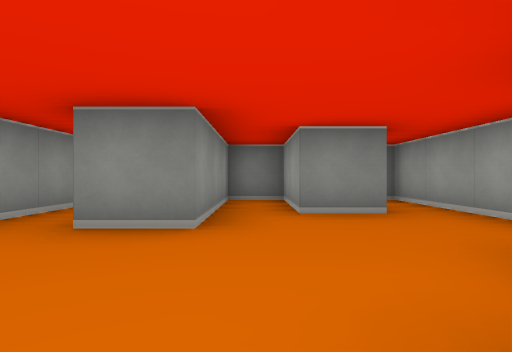
[1] (above)

15 first-person views from a walk through a cub3D maze. The camera is about half as high as the walls, looks level and sees 80° across. The floor is counted in squares. Each view is taken from the middle of a square. On the plan, view 1 faces up. The plan holds only what a view shows up to about 9 squares ahead; the rest is blank.

[2]
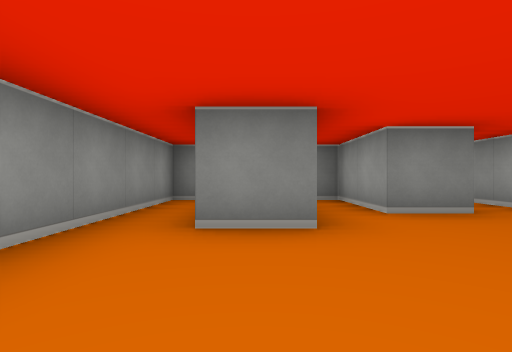

[3]
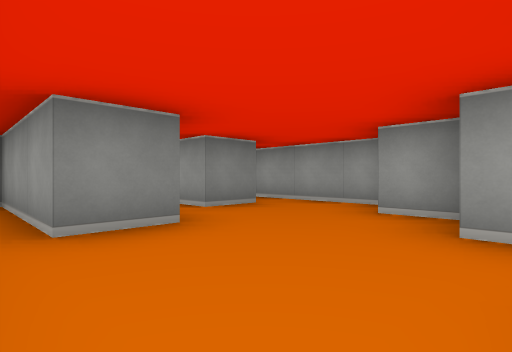

[4]
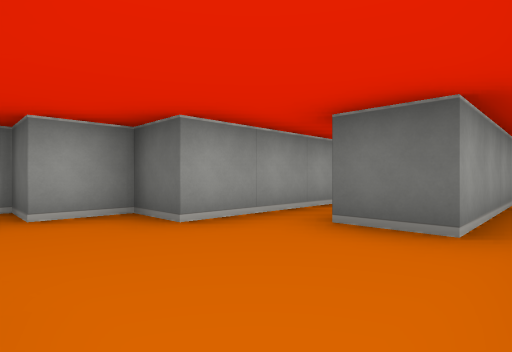

[5]
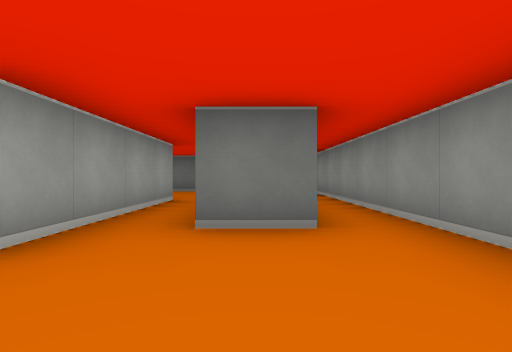

[6]
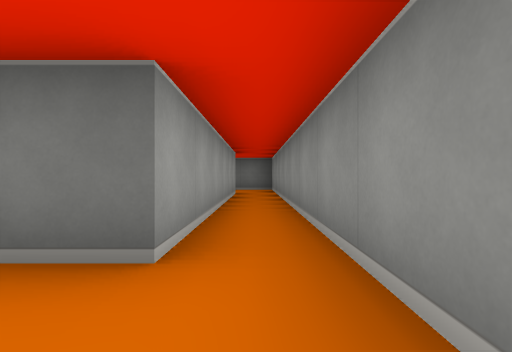

[7]
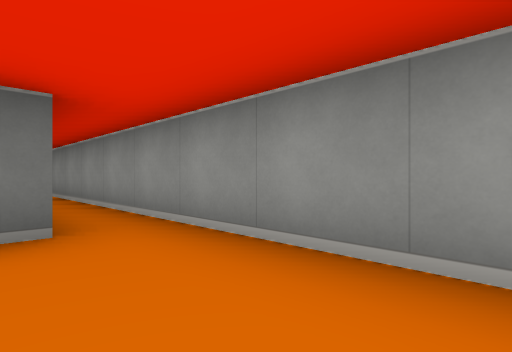

[8]
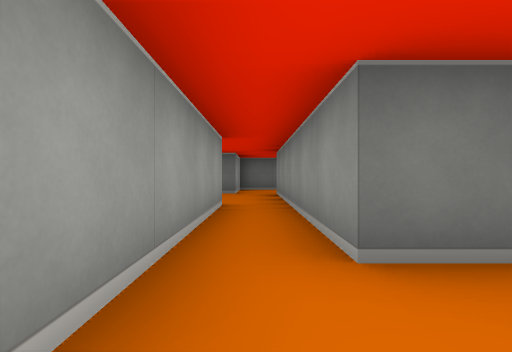

[9]
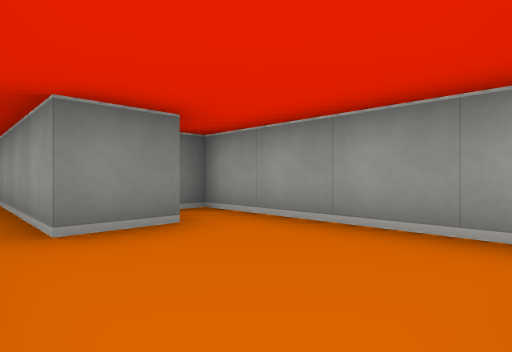

[10]
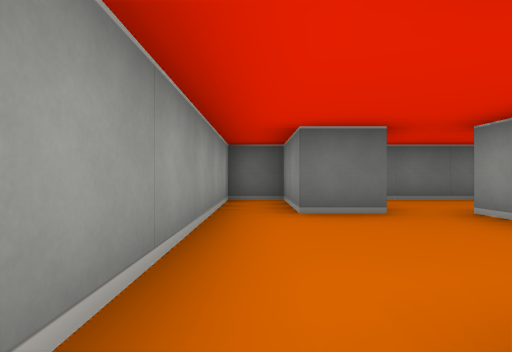

[11]
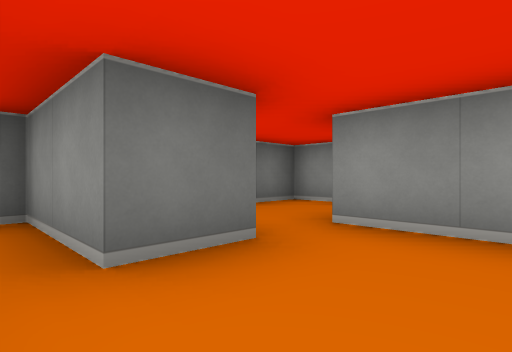

[12]
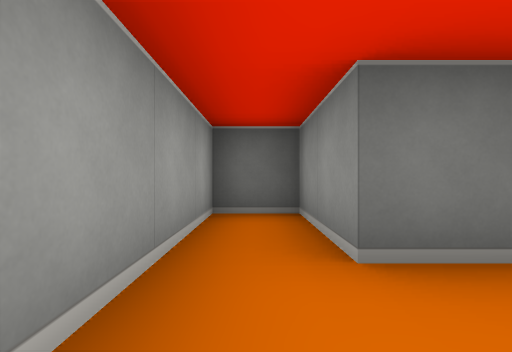

[13]
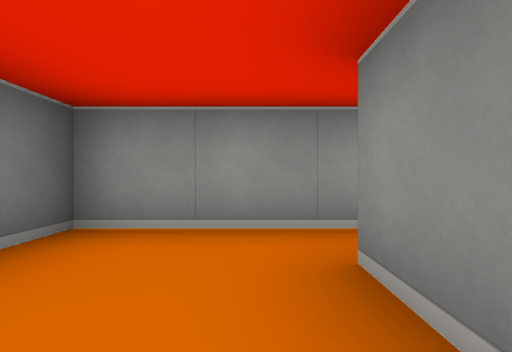

[14]
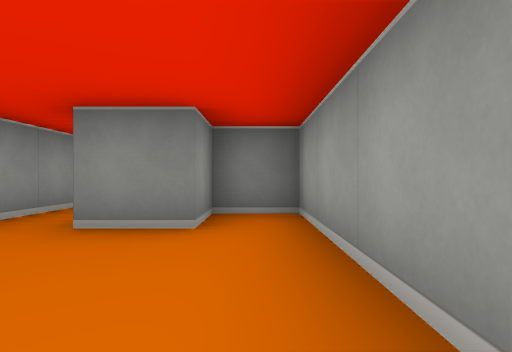

[15]
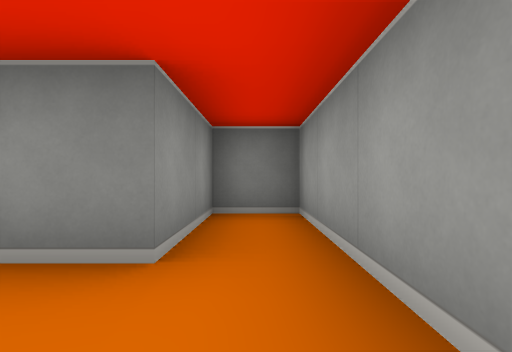

### Floor plan
Ten units are one square. View 1 is at (0, 0); x grows to the right and y downward. Boxes are objects, and circles mark ways between rooms. Rooms are numbered by the first view taken in them; rooms with no view inside come last. Other rooms are left out.
<svg viewBox="-30 -60 60 150">
<path fill="none" stroke="#000" d="M5 35 5 -5 15 -5 15 -15 25 -15 25 -55 15 -55 15 -35 5 -35 5 -55 -5 -55 -5 -25 -15 -25 -15 -55 -25 -55 -25 85 -16 85M-15 65 -15 5 -5 5 -5 35M5 76 5 65 15 65 15 85 25 85 25 25 15 25 15 35 5 35M-5 35 -5 65 -15 65M-16 85 -2 85"/>
<circle cx="-10" cy="75" r="3" fill="#2a7"/>
<circle cx="0" cy="40" r="3" fill="#2a7"/>
<text x="-10" y="0">1</text>
<text x="10" y="60">2</text>
</svg>
Room 1 opens to room 2.

Where each view was taken, in squares from view 1:
view 1: 0 up, 0 right, facing up
view 2: 0 up, 1 left, facing up
view 3: 0 up, 2 left, facing up-right
view 4: 2 up, 2 left, facing down-right
view 5: 2 up, 1 left, facing down
view 6: 1 up, 2 left, facing down
view 7: 2 up, 1 left, facing down-left
view 8: 1 up, 0 right, facing down
view 9: 6 down, 0 right, facing up-right
view 10: 3 down, 2 right, facing down
view 11: 5 down, 2 right, facing down-left
view 12: 5 down, 2 right, facing down
view 13: 7 down, 0 right, facing left
view 14: 6 down, 2 right, facing up
view 15: 2 up, 2 right, facing up
